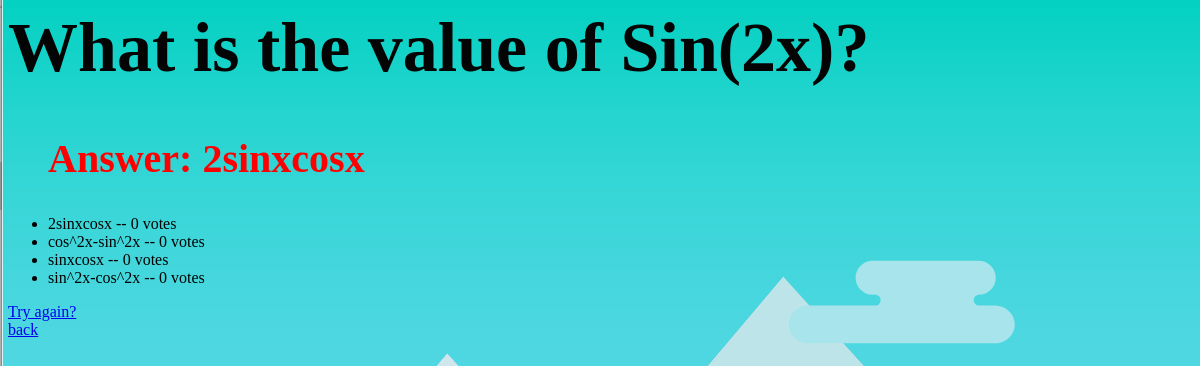
The page /polls/4/results/ on the database its author committed.
### polls/models.py (models this page shows, shortened)
class Question(models.Model):
    question_text = models.CharField(max_length=200)
    pub_date = models.DateTimeField("date published")

class Answer(models.Model):
    question = models.ForeignKey(Question, on_delete=models.CASCADE,null=True)
    answer_text = models.CharField(max_length=200)

class Choice(models.Model):
    question = models.ForeignKey(Question, on_delete=models.CASCADE)
    choice_text = models.CharField(max_length=200)
    votes = models.IntegerField(default=0)

### polls/views.py (the view)
# urls.py: path("<int:pk>/results/", views.ResultsView.as_view(), name="results"),
class ResultsView(generic.DetailView):
    model = Question
    template_name = "polls/results.html"

### polls/TEMPLATES/polls/results.html
{% load static %}
<link rel="stylesheet" href="{% static 'polls/style1.css' %}">
<h1>{{ question.question_text }}</h1>
<ul>
{% for answer in question.answer_set.all %}
    <h2>Answer: {{ answer.answer_text }}</h2>
{% endfor %}
{% for choice in question.choice_set.all %}
    <li>{{ choice.choice_text }} -- {{ choice.votes }} vote{{ choice.votes|pluralize }}</li>
{% endfor %}
</ul>
<a href="{% url 'polls:detail' question.id %}">Try again?</a><br>
<a href="{% url 'polls:index' %}">back</a>

### polls/static/polls/style1.css (style rules this page uses)
h1 { color: rgb(5, 4, 4); font-size: 70; }
h2 { color: red; font-size: 40; }

### rows shown on the page
Question: question_text "What is the value of Sin(2x)?"
Answer: answer_text "2sinxcosx"
Choice: choice_text "2sinxcosx", votes "0"
Choice: choice_text "cos^2x-sin^2x", votes "0"
Choice: choice_text "sinxcosx", votes "0"
Choice: choice_text "sin^2x-cos^2x", votes "0"
